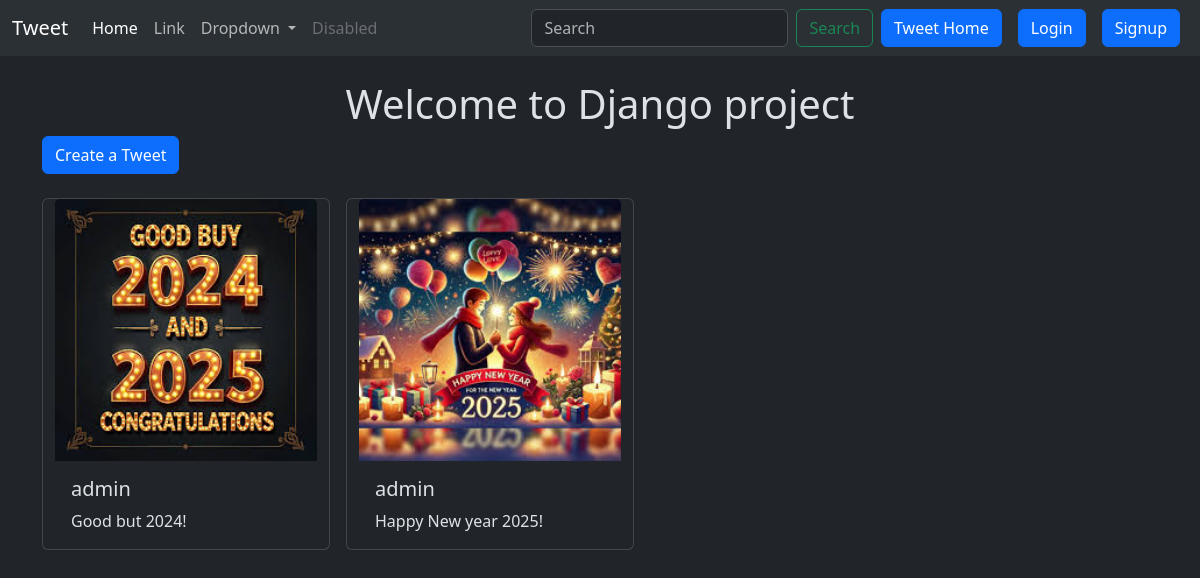
Page /tweet/ on the earlier database version.
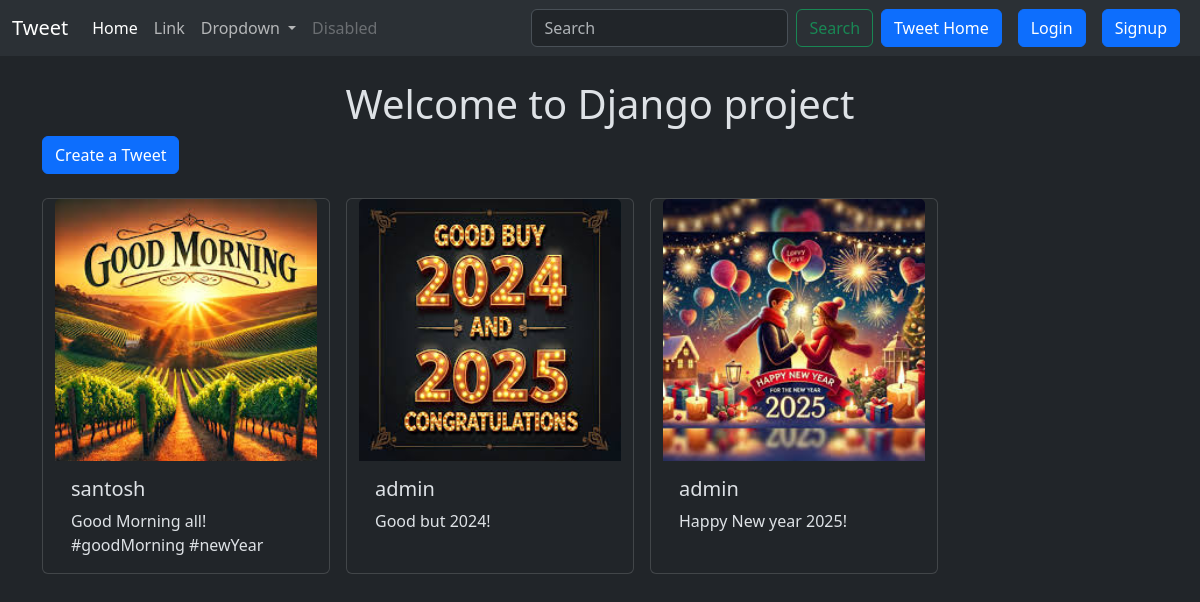
Same page on the later database version.
### tweet/models.py (models this page shows, shortened)
class Tweet(models.Model):
    user = models.ForeignKey(User,on_delete= models.CASCADE)
    text = models.TextField(max_length=240)
    photo = models.ImageField(upload_to='photos/',blank=True,null=True)
    created_at = models.DateTimeField(auto_now_add=True)
    updated_at = models.DateTimeField(auto_now=True)

### tweet/views.py (the view)
# urls.py: path('', views.tweetList, name= "tweetList"),
def tweetList(request):
    tweets = Tweet.objects.all().order_by('-created_at')
    return render(request,"tweetsList.html",{"tweets":tweets})

### tweet/templates/tweetsList.html (shortened to what this page needs)
{% extends "layout.html" %}
{% block content %}
<h1 class ="text-center mt-4">
    Welcome to Django project</h1>
    <a  class = "btn btn-primary mb-4"  href="{% url "tweetCreate" %}"> Create a Tweet</a>
    <div class="container row gap-3">
        {% for tweet in tweets %}
        <div class="card" style="width: 18rem;">
            <img src="{{tweet.photo.url}}" class="card-img-top" alt="...">
            <div class="card-body">
              <h5 class="card-title">{{tweet.user.username}}</h5>
              <p class="card-text">{{tweet.text}}</p>
            </div>
          </div>
        {% endfor %}
    </div>
{% endblock content %}

### templates/layout.html (shortened to what this page needs)
 {%load static  %}
<!DOCTYPE html>
<html lang="en" data-bs-theme="dark">
<head>
    <link href="https://cdn.jsdelivr.net/npm/bootstrap@5.3.3/dist/css/bootstrap.min.css" rel="stylesheet">
</head>
<body class="bg-dark">
    <nav class="navbar navbar-expand-lg bg-body-tertiary">
        <div class="container-fluid">
          <a class="navbar-brand" href="#">Tweet</a>
          <div class="collapse navbar-collapse" id="navbarSupportedContent">
            <ul class="navbar-nav me-auto mb-2 mb-lg-0">
              <li class="nav-item">
                <a class="nav-link active" aria-current="page" href="#">Home</a>
              </li>
              <li class="nav-item">
                <a class="nav-link" href="#">Link</a>
              </li>
              <li class="nav-item dropdown">
                <a class="nav-link dropdown-toggle" href="#" role="button" data-bs-toggle="dropdown" aria-expanded="false">
                  Dropdown
                </a>
              </li>
              <li class="nav-item">
                <a class="nav-link disabled" aria-disabled="true">Disabled</a>
              </li>
            </ul>
            <form class="d-flex" role="search">
              <input class="form-control me-2" type="search" placeholder="Search" aria-label="Search">
              <button class="btn btn-outline-success" type="submit">Search</button>
            </form>
            <a href="{% url "tweetList" %}" class="btn btn-primary mx-2">Tweet Home</a>
            {% if user.is_authenticated %}
            <form action="{% url "logout" %}" method="post">
              {% csrf_token %}
              <button class="btn btn-danger" type="submit">
                Logout
              </button>
            </form>
            {% else %}
            <a href="{% url "login" %}" class="btn btn-primary mx-2">Login</a>
            <a href="{% url "register" %}" class="btn btn-primary mx-2">Signup</a>
            {% endif %}
          </div>
        </div>
      </nav>
    <div class="container" bg >
        {% block content %}
        {% endblock content %}
    </div>
</body>
</html>

Differences in the rows shown:
added Tweet: photo (picture), user.username "santosh", text "Good Morning all! #goodMorning #newYear"
